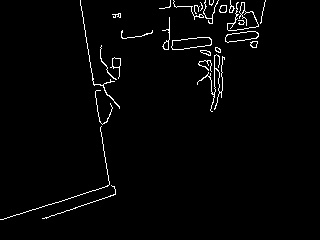
#> input picture Dev/Computer vision/samples/0 mid.jpg, 320 x 240 px, given in place of the camera
$ python cannyPhoto.py
#> lines starting #> are read from the running program, lines starting #| are printed output that depends on the picture; after the words box and inside, x2 and y2 are one past the last pixel; in counts of white or black regions, pixels touching at a corner belong together
import cv2

path="./samples/"
cap=cv2.VideoCapture(1)
photoCount=8
while 1:
    _,frame=cap.read()
#> frame is the input picture: shape (240, 320, 3); min 0, max 255, mean 5.5
    # read a colour image from the working directory
    img = frame
    img = cv2.resize(img,(320,240))
    gray = cv2.cvtColor(img, cv2.COLOR_BGR2GRAY)
    blurred = cv2.GaussianBlur(gray, (5, 5), 0)
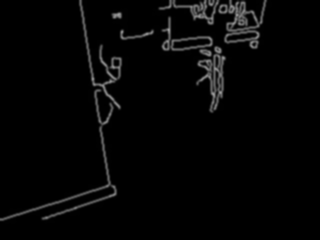
#> blurred: shape (240, 320); min 0, max 154, mean 5.5
    wide = cv2.Canny(blurred, 10, 200)
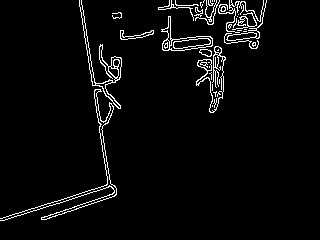
#> wide: shape (240, 320); 3.8% white in thin lines or dots, all inside (x1, y1, x2, y2) = (0, 0, 267, 221)
    mid = cv2.Canny(blurred, 30, 150)
    tight = cv2.Canny(blurred, 240, 250)
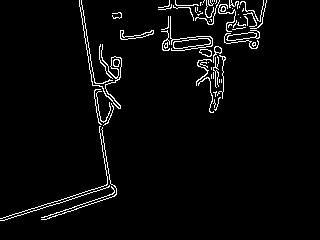
#> tight: shape (240, 320); 3.5% white in thin lines or dots, all inside (x1, y1, x2, y2) = (0, 0, 267, 221)
    # show the output Canny edge maps
    cv2.imshow("Wide Edge Map", wide)
    cv2.imshow("Mid Edge Map", mid)
    cv2.imshow("Tight Edge Map", tight)
        # display the original image
    cv2.imshow('Original Image', img)
    cv2.imshow('Blurred', blurred)

    # KEYBOARD INTERACTIONS

    if cv2.waitKey(1) & 0xFF == ord('s'):
        # save the image as such
#> (key q is pressed here)
        print("save")
        cv2.imwrite(path+str(photoCount)+'.jpg', img)
        cv2.imwrite(path+str(photoCount)+' blur.jpg', blurred)
        cv2.imwrite(path+str(photoCount)+' wide.jpg', wide)
        cv2.imwrite(path+str(photoCount)+' mid.jpg', mid)
        cv2.imwrite(path+str(photoCount)+' tight.jpg', tight)
        cv2.destroyAllWindows()
        photoCount+=1
    elif cv2.waitKey(1) & 0xFF==ord('q'):
#> (key q is pressed here)
        break

cv2.destroyAllWindows()
cap.release()

$ run again, on Dev/Computer vision/samples/1 mid.jpg
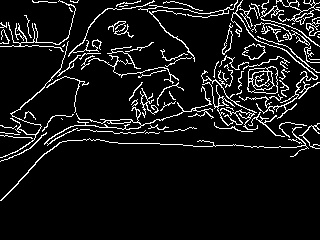
#> input picture Dev/Computer vision/samples/1 mid.jpg, 320 x 240 px, given in place of the camera
#> frame is the input picture: shape (240, 320, 3); min 0, max 255, mean 22.2
#> `wide = cv2.Canny(blurred, 10, 200)`:
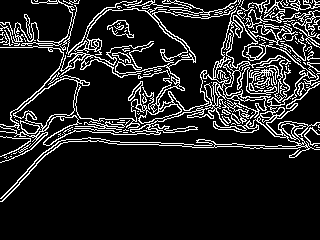
#> wide: shape (240, 320); 13.6% white in thin lines or dots, all inside (x1, y1, x2, y2) = (0, 0, 320, 202)
#> `tight = cv2.Canny(blurred, 240, 250)`:
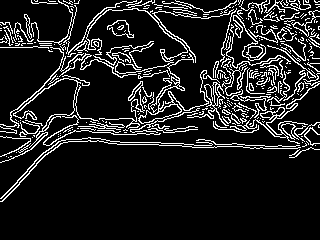
#> tight: shape (240, 320); 12.3% white in thin lines or dots, all inside (x1, y1, x2, y2) = (0, 0, 320, 202)

$ run again, on Dev/Computer vision/samples/3 mid.jpg
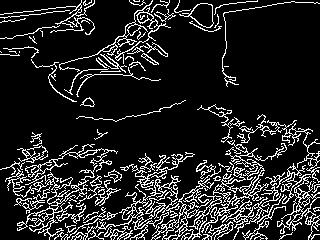
#> input picture Dev/Computer vision/samples/3 mid.jpg, 320 x 240 px, given in place of the camera
#> frame is the input picture: shape (240, 320, 3); min 0, max 255, mean 36.6
#> `wide = cv2.Canny(blurred, 10, 200)`:
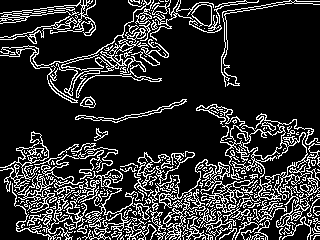
#> wide: shape (240, 320); 18.2% white in thin lines or dots
#> mid: shape (240, 320); 18.3% white in thin lines or dots
#> `tight = cv2.Canny(blurred, 240, 250)`:
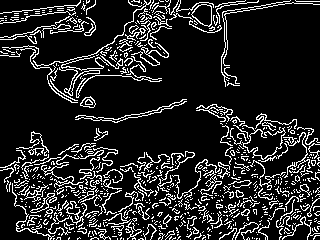
#> tight: shape (240, 320); 14.6% white in thin lines or dots
